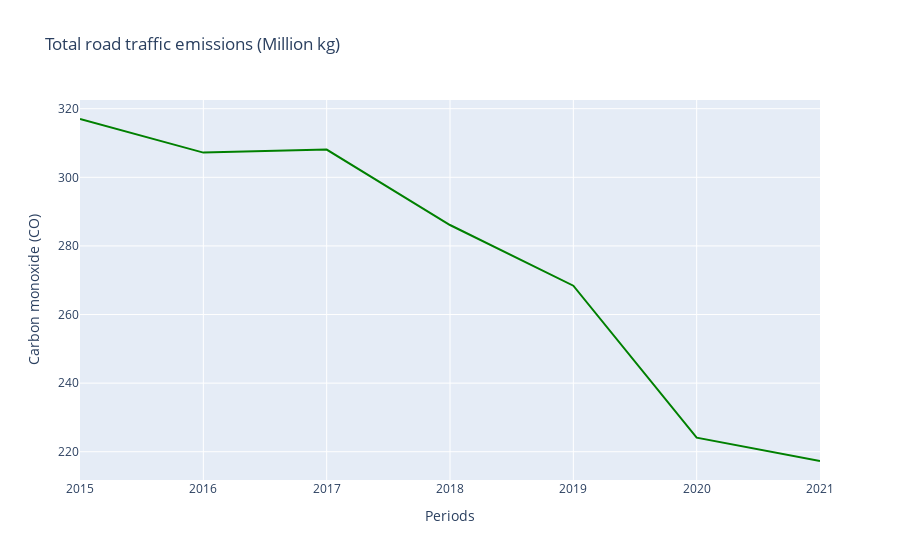
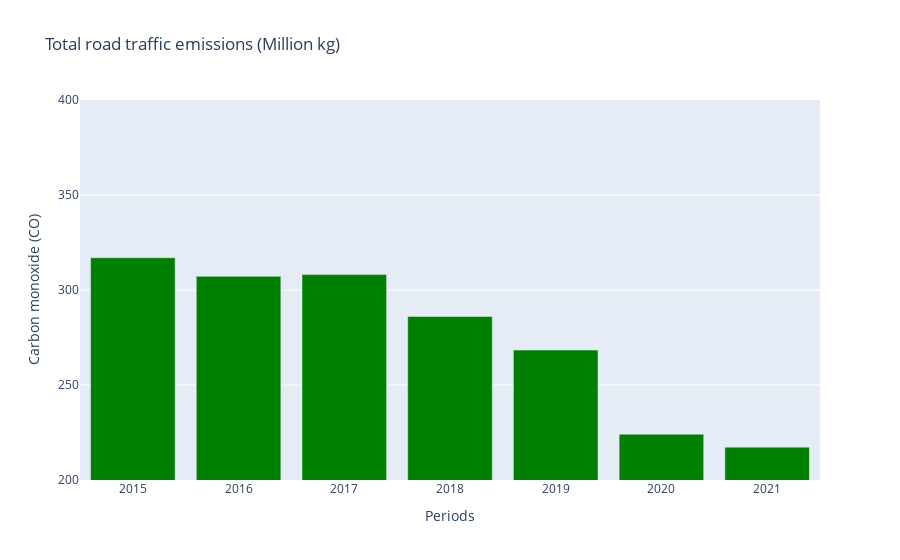

The notebook cell saved with these charts, in order:
### Markdown cell above
## Carbon monoxide:

### Code cell
# Line chart

figcoline = px.line(df_roadlimited, x='Periods', y='Carbon monoxide (CO)',
                 title='Total road traffic emissions (Million kg)')
figcoline.update_traces(line_color='green')
figcoline.show()

# Bar chart

figcobar = px.bar(df_roadlimited, x='Periods', y='Carbon monoxide (CO)',
                 title='Total road traffic emissions (Million kg)')
figcobar.update_yaxes(range=(200,400))
figcobar.update_traces(marker_color='green')
figcobar.show()

### Figure 1 — Plotly figure (JSON) as saved in the notebook; plotly's stock layout.template omitted (floating-point values rounded to 4 significant figures)
{"data": [{"hovertemplate": "Periods=%{x}<br>Carbon monoxide (CO)=%{y}<extra></extra>", "legendgroup": "", "line": {"color": "green", "dash": "solid"}, "marker": {"symbol": "circle"}, "mode": "lines", "name": "", "orientation": "v", "showlegend": false, "type": "scatter", "x": [2015, 2016, 2017, 2018, 2019, 2020, 2021], "xaxis": "x", "y": [317, 307.2, 308.1, 286.1, 268.4, 224.1, 217.3], "yaxis": "y"}], "layout": {"legend": {"tracegroupgap": 0}, "title": {"text": "Total road traffic emissions (Million kg)"}, "xaxis": {"anchor": "y", "domain": [0, 1], "title": {"text": "Periods"}}, "yaxis": {"anchor": "x", "domain": [0, 1], "title": {"text": "Carbon monoxide (CO)"}}}}

### Figure 2 — Plotly figure (JSON) as saved in the notebook; plotly's stock layout.template omitted (floating-point values rounded to 4 significant figures)
{"data": [{"alignmentgroup": "True", "hovertemplate": "Periods=%{x}<br>Carbon monoxide (CO)=%{y}<extra></extra>", "legendgroup": "", "marker": {"color": "green", "pattern": {"shape": ""}}, "name": "", "offsetgroup": "", "orientation": "v", "showlegend": false, "textposition": "auto", "type": "bar", "x": [2015, 2016, 2017, 2018, 2019, 2020, 2021], "xaxis": "x", "y": [317, 307.2, 308.1, 286.1, 268.4, 224.1, 217.3], "yaxis": "y"}], "layout": {"barmode": "relative", "legend": {"tracegroupgap": 0}, "title": {"text": "Total road traffic emissions (Million kg)"}, "xaxis": {"anchor": "y", "domain": [0, 1], "title": {"text": "Periods"}}, "yaxis": {"anchor": "x", "domain": [0, 1], "range": [200, 400], "title": {"text": "Carbon monoxide (CO)"}}}}
